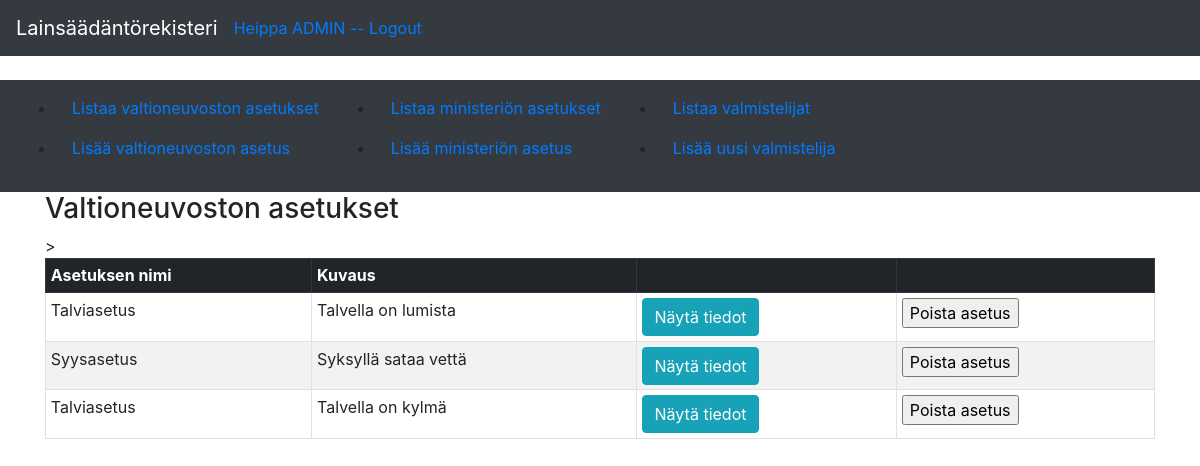
Page /vnat/ (signed in) on the committed database.
### application/auth/models.py (models this page shows, shortened)
class User(Base):
    __tablename__ = "account"
    name = db.Column(db.String(32), nullable=False)
    username = db.Column(db.String(32), unique=True, nullable=False)
    password = db.Column(db.String(32), nullable=False)
    email = db.Column(db.String(32), unique=True, nullable=False)
    roles = db.relationship("Role", secondary=user_role, lazy="subquery", backref=db.backref("users", passive_deletes=True, lazy=True))
    vnat = db.relationship("Vna", backref='account', passive_deletes=True, lazy=True)
    mmmat = db.relationship("Mmma", backref='account', passive_deletes=True, lazy=True)

### application/vnat/models.py (models this page shows, shortened)
class Vna(Base):
    name = db.Column(db.String(300), nullable=False)
    kuvaus = db.Column(db.String(300), nullable=False)
    account_id = db.Column(db.Integer, db.ForeignKey('account.id'), nullable=False)

### application/vnat/views.py (the view)
@app.route("/vnat/", methods=["GET"])
def vnat_index():
    return render_template("vnat/list.html", vnat = Vna.query.all())

### application/__init__.py (called while the page is built)
@event.listens_for(Engine, "connect")
def set_sqlite_pragma(dbapi_connection, connection_record):
    if app.config["SQLALCHEMY_DATABASE_URI"].startswith("sqlite"):
        cursor = dbapi_connection.cursor()
        cursor.execute("PRAGMA foreign_keys=ON")
        cursor.close()

@login_manager.user_loader
def load_user(user_id):
    return User.query.get(user_id)

### application/templates/vnat/list.html
{% extends "layout.html" %}
{% block body %}
<h3>Valtioneuvoston asetukset</h3>
  <table class="table table-sm table-hover table-bordered table-striped">
    <tr class="thead-dark">>
      <th>Asetuksen nimi</th>
      <th>Kuvaus</th>
      <th></th>
      <th></th>
    </tr>
    {% for vna in vnat %}
    <tr>
      <td>{{ vna.name }}</td>
      <td>{{ vna.kuvaus }}</td>
      <td><button class="btn btn-info" type="button" onclick="location.href='/vnat/{{vna.id}}'" >Näytä tiedot</button></td>
      <td><form method="POST" action="{{ url_for('delete_vna', vna_id=vna.id) }}"><input type="submit" value="Poista asetus"/></form></td>
    </tr>
    {% endfor %}
  </table>
{% endblock %}

### application/templates/layout.html (shortened to what this page needs)
<!DOCTYPE html>
<html>
  <head>
    <link rel="stylesheet" href="https://maxcdn.bootstrapcdn.com/bootstrap/4.0.0/css/bootstrap.min.css">
  </head>
  <body>
    <nav class="navbar navbar-expand-md navbar-dark bg-dark mb-4">
      <a class="navbar-brand" href="{{ url_for('index') }}">Lainsäädäntörekisteri</a>
      <div class="form-inline mt-2 mt-md-0">
          {% if current_user.is_authenticated %}
          <a href="{{ url_for('auth_logout') }}">Heippa {{ current_user.name }} -- Logout</a>
          {% endif %}
      </div>
    </nav>
    <nav class="navbar navbar-expand-md navbar-dark bg-dark mb-6">
      <div class="collapse navbar-collapse" id="navbarCollapse">
        <ul>
          <li class="nav-item">
            <a class="nav-link" href="{{ url_for('vnat_index') }} ">Listaa valtioneuvoston asetukset</a>
          </li>
          <li class="nav-item">
            <a class="nav-link" href="{{ url_for('vnat_form') }} ">Lisää valtioneuvoston asetus</a>
          </li>
        </ul>
        <ul>
          <li class="nav-item">
            <a class="nav-link" href="{{ url_for('mmmat_index') }} ">Listaa ministeriön asetukset</a>
          </li>
          <li class="nav-item">
            <a class="nav-link" href="{{ url_for('mmmat_form') }} ">Lisää ministeriön asetus</a>
          </li>
        </ul>
        <ul>
          <li class="nav-item">
            <a class="nav-link" href="{{ url_for('valmistelija_index') }} ">Listaa valmistelijat</a>
          </li>
          <li class="nav-item">
            <a class="nav-link" href="{{ url_for('valmistelija_form') }} ">Lisää uusi valmistelija</a>
          </li>
        </ul>
      </div>
    </nav>
    <main role="main" class="container">
      {% block body %}{% endblock %}
    </main>
  </body>
</html>

### rows in the picture
User: name "ADMIN"
Vna: name "Talviasetus", kuvaus "Talvella on lumista"
Vna: name "Syysasetus", kuvaus "Syksyllä sataa vettä"
Vna: name "Talviasetus", kuvaus "Talvella on kylmä"
